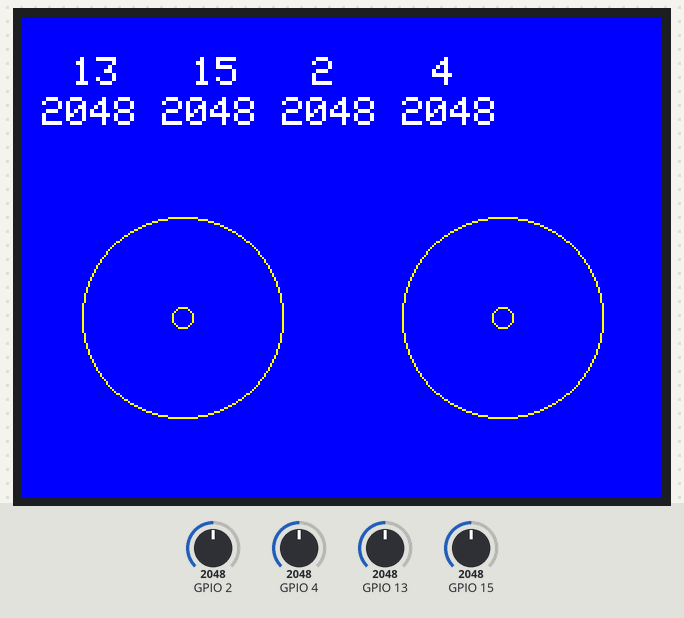
The sketch below on a simulated ESP32. On the bench: 320×240 colour display. The inputs (shaded band) are chosen by the test bench; at power-on: GPIO 2 = 2048, GPIO 4 = 2048, GPIO 13 = 2048, GPIO 15 = 2048.

Above: at 2.4 s.
2.5 s: GPIO 2 set to 2866
At 2.8 s:
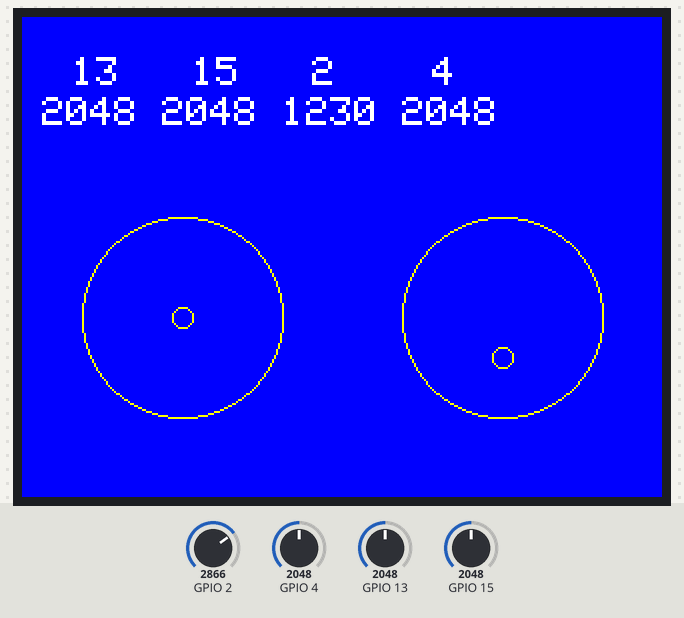
5.5 s: GPIO 4 set to 2866
At 6.3 s:
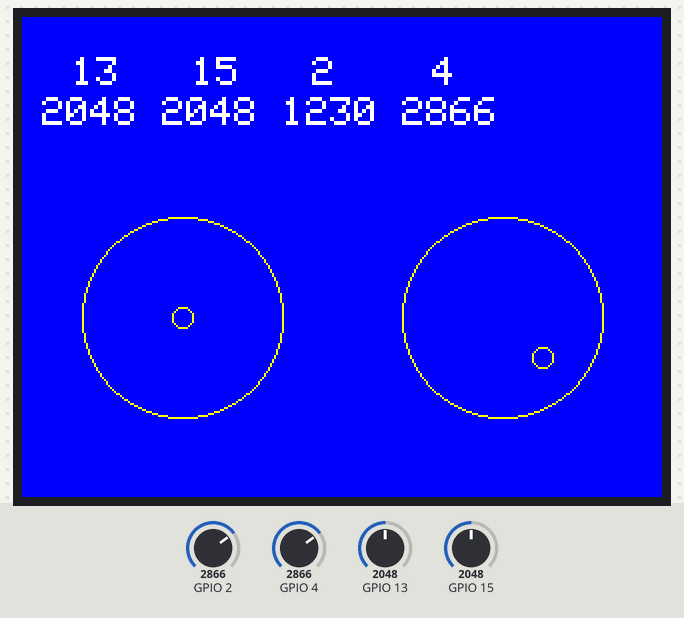
8.5 s: GPIO 13 set to 2866
At 9.7 s:
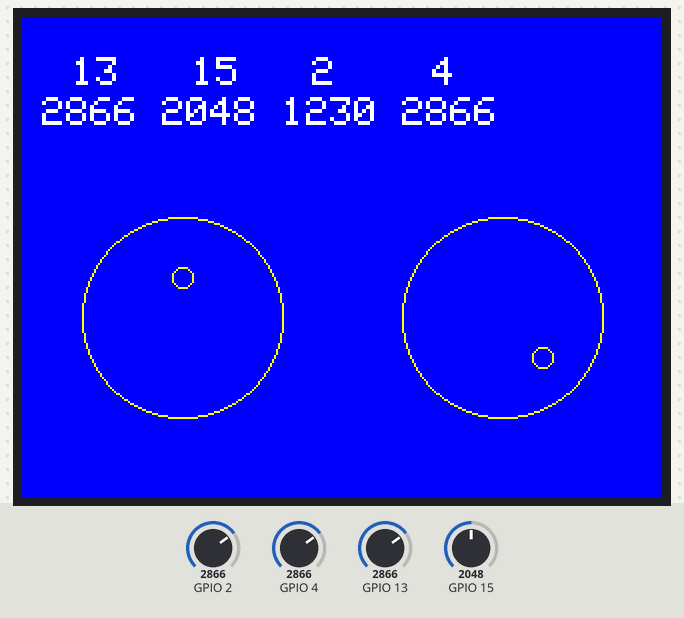
11.5 s: GPIO 15 set to 2866
At 11.9 s:
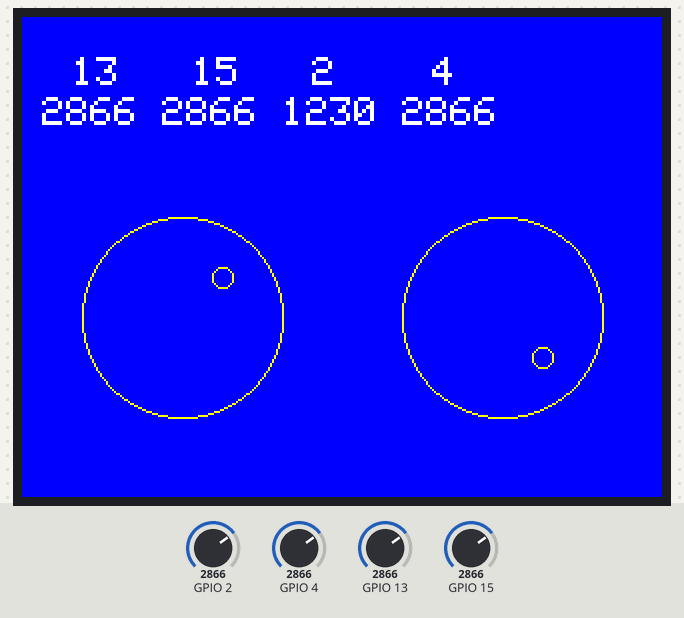
14.5 s: GPIO 2 set to 3972
At 15.3 s:
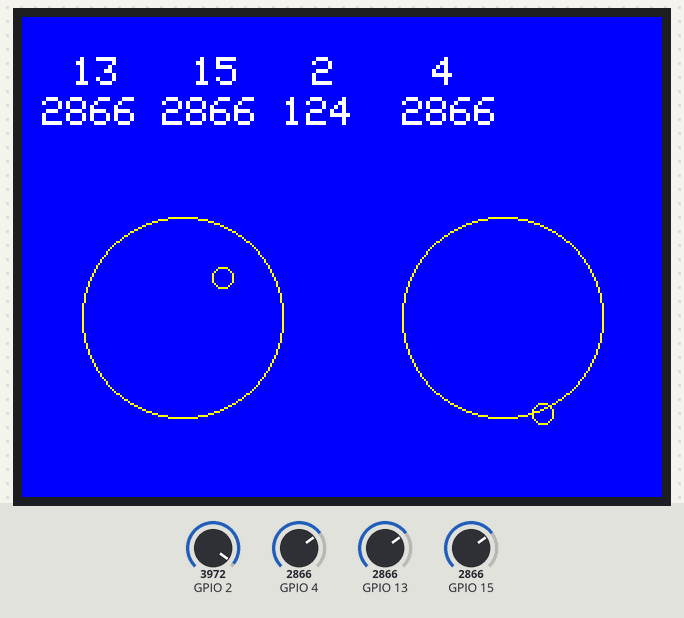
16.0 s: GPIO 4 set to 3972
At 17.5 s:
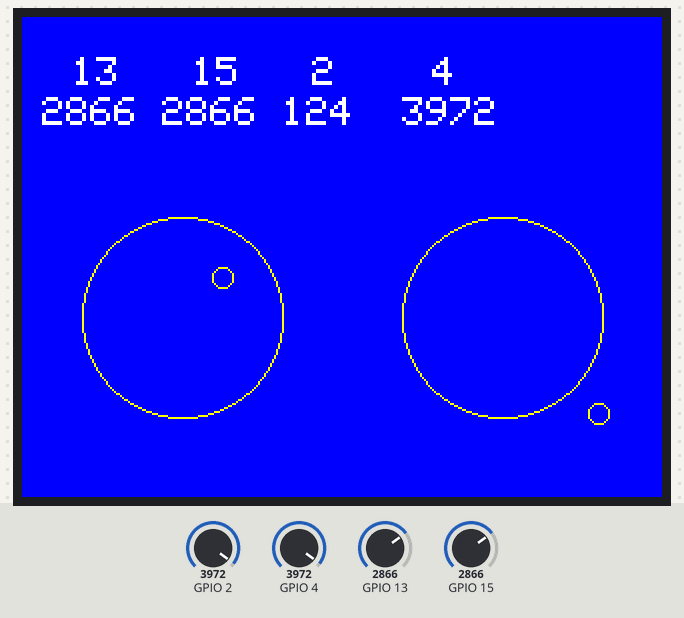
Timing chart, 0 to 19.0 s (numbered marks = the images above; inputs shaded):
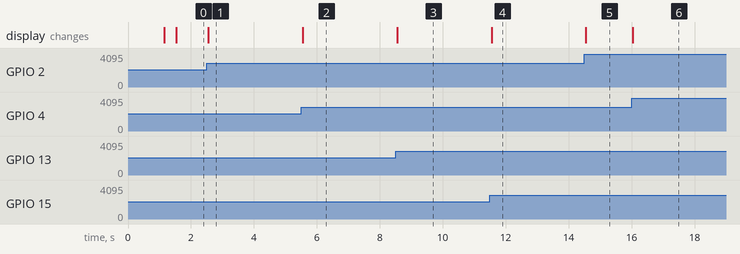

The sketch:

ESP32_TFT_tx_rig_v2.ino
```cpp
#include <SPI.h>
#include <TFT_eSPI.h>
#include <Wire.h>


TFT_eSPI tft = TFT_eSPI();         // Invoke custom library


#define TFT_CS2 14

#define I2C_SDA 23
#define I2C_SCL 18

int t;


void setup() {
  // put your setup code here, to run once:
  Serial.begin(115200);
  delay(1000);

  pinMode(TFT_CS2, OUTPUT);
  digitalWrite(TFT_CS2, LOW);


  tft.begin();
  tft.setRotation(3);
  tft.setTextColor(0xFFFF, TFT_BLUE);
  tft.setTextSize(2);
  tft.fillScreen(TFT_BLUE);
  tft.setSwapBytes(true); // We need to swap the colour bytes (endianess)


  t =0;

  digitalWrite(TFT_CS2, HIGH);
}

int xl=0;
int yl=0;
int xr=0;
int yr=0;

void loop() {

  digitalWrite(TFT_CS2, LOW);
  // How much time did rendering take (ESP8266 80MHz 271ms, 160MHz 157ms, ESP32 SPI 120ms, 8bit parallel 105ms
  t = millis() - t;

  int value1 = analogRead(13);
  int value2 = analogRead(15);
  int value3 = 4096 - analogRead(2);
  int value4 = analogRead(4);

  /* Print out the values */
  tft.setTextSize(2);
  tft.setCursor(25, 20);
  tft.print("13");
  tft.setCursor(85, 20);
  tft.print("15");
  tft.setCursor(145, 20);
  tft.print("2");
  tft.setCursor(205, 20);
  tft.print("4");


  tft.setCursor(10, 40);
  tft.print("                        ");
  tft.setCursor(10, 40);
  tft.print(value1);
  tft.setCursor(70, 40);
  tft.print(value2);
  tft.setCursor(130, 40);
  tft.print(value3);
  tft.setCursor(190, 40);
  tft.print(value4);
  tft.setCursor(250, 50);
  tft.setTextSize(1);


  int cx = 80;
  int cy = 150;

  tft.drawCircle(cx+xl, cy+yl, 5, TFT_BLUE);
  xl = (value2 - 2048) * 25;
  xl = xl /1000;
  yl = (2048 - value1) * 25;
  yl = yl /1000;
  tft.drawCircle(cx+xl, cy+yl, 5, TFT_YELLOW);

  tft.drawCircle(80, 150, 50, TFT_YELLOW);

  cx = 240;
  cy = 150;

  tft.drawCircle(cx+xr, cy+yr, 5, TFT_BLUE);
  xr = (value4 - 2048) * 25;
  xr = xr /1000;
  yr = (2048 - value3) * 25;
  yr = yr /1000;
  tft.drawCircle(cx+xr, cy+yr, 5, TFT_YELLOW);
  tft.drawCircle(240, 150, 50, TFT_YELLOW);


  //Serial.println("");
  //delay(500);
  delay(10);


}
```

Measured:
- after the input at 2.5 s, the display: changes after 0.06 s (image 1)
- after the input at 5.5 s, the display: changes after 0.05 s (image 2)
- after the input at 8.5 s, the display: changes after 0.05 s (image 3)
- after the input at 11.5 s, the display: changes after 0.05 s (image 4)
- after the input at 14.5 s, the display: changes after 0.05 s (image 5)
- after the input at 16.0 s, the display: changes at once (image 6)
